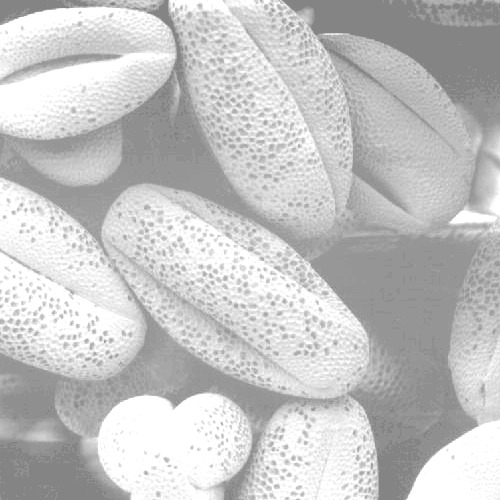
#> input picture lab3/test_images/1_1.tif, 500 x 500 px, given in place of 5_1.tif, which was not available
$ python lab3_5.py
#> lines starting #> are read from the running program, lines starting #| are printed output that depends on the picture; pictures that were not available may be replaced by others from this repository, and a replacement may not be noted
### lab3/func.py
import cv2 as cv
import numpy as np
import matplotlib.pyplot as plt


# common
def __pad_image(img, area_size):
    area_r = area_size // 2
    return np.pad(img, (area_r, area_r), 'constant',
                  constant_values=(0, 0))


def get_image(name):
#> called with name = '5_1'
    img = cv.imread('lab3/test_images/' + name + '.tif')[..., ::-1]
#> img is the input picture: shape (500, 500, 3); min 132, max 255, mean 196.4
    return cv.cvtColor(img, cv.COLOR_BGR2GRAY)

def __base_filter(img, area_size, filter):
#> called with area_size = 3
    result_img = np.zeros(img.shape)
    padded_img = __pad_image(img, area_size)
#> in __pad_image, `return np.pad(img, (area_r, area_r), 'constant', constant_values=(0, 0))`:
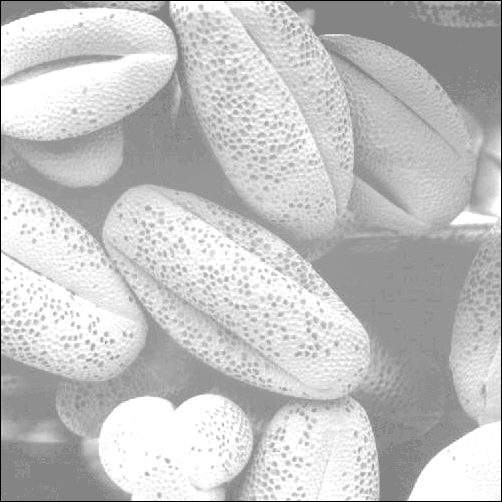
#> returned value: shape (502, 502); min 0, max 255, mean 194.8

    h, w = img.shape
#> h = 500; w = 500
    area_r = area_size // 2
    for coord, v in np.ndenumerate(padded_img[area_r:h + area_r, area_r:w + area_r]):
        i, j = coord
        area = padded_img[i:i + 2 * area_r + 1, j:j + 2 * area_r + 1]
        result_img[i][j] = filter(area)
#> this loop made 250000 passes
#> (coord, v, area) on passes 2 to 4: ((0, 1), 132, [[0, 0, 0], [132, 132, 132], [132, 132, 132]]), ((0, 2), 132, [[0, 0, 0], [132, 132, 132], [132, 132, 132]]), ((0, 3), 132, [[0, 0, 0], [132, 132, 132], [132, 132, 132]])
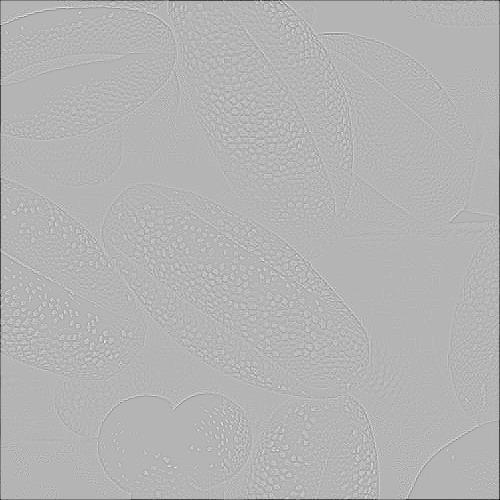
#> result_img: shape (500, 500) float64; min -421, max 173, mean -1.6; drawn with min black and max white
    return result_img


# 3.1
__brightness_levels = 256
ref = np.arange(__brightness_levels)


# [20 lines left out: functions count_p, histogram, equalize, not called in this run]


# 3.2
def __equalize_local(area):
    area_h, area_w = area.shape
    return equalize(area)[area_h][area_h]


def equalize_local(img, area_size):
    return __base_filter(img, area_size, __equalize_local)


# 3.3
# [16 lines left out: functions __flat_filter, __convulate, not called in this run]


def my_2dfilter(img, area_size):
    return __base_filter(img, area_size, __convulate)


# [9 lines left out: function threshold_filter, not called in this run]


# 3.4
def median_filter(img, area_size):
    median = lambda x: np.median(np.concatenate(x), axis=0)
    return __base_filter(img, area_size, median)


# 3.5
def __laplasian(area):
    __coeffs = [[0, 1, 0], [1, -4, 1], [0, 1, 0]]
    return np.sum(np.concatenate(area * __coeffs), axis=0)


def laplasian_filter_3x3(img):
    return __base_filter(img, 3, __laplasian)


def remove_back(img, filtered_img):
    return np.subtract(img, filtered_img)
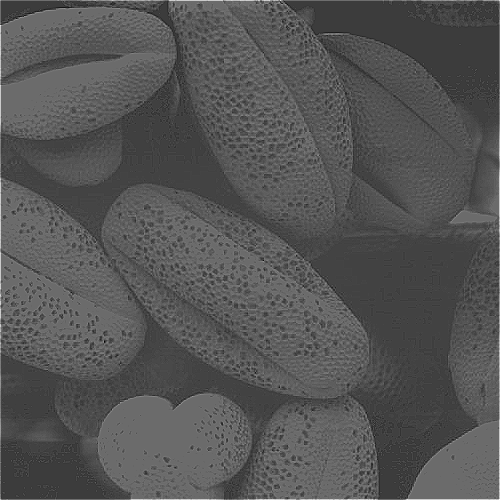
#> returned value: shape (500, 500) float64; min -27, max 645, mean 197.9; drawn with min black and max white

### lab3/lab3_5.py
import cv2 as cv
import numpy as np
import matplotlib.pyplot as plt

import func

img = func.get_image('5_1')

plt.subplot(1, 3, 1)
plt.imshow(img, cmap='gray', vmin=0, vmax=255)

filtered_img = func.laplasian_filter_3x3(img)
plt.subplot(1, 3, 2)
plt.imshow(filtered_img, cmap='gray', vmin=0, vmax=255)

filtered_img = func.remove_back(img, filtered_img)
plt.subplot(1, 3, 3)
plt.imshow(filtered_img, cmap='gray', vmin=0, vmax=255)

plt.show()
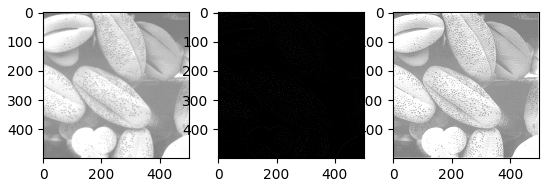
#> figure drawn by matplotlib, 3 panels

$ run again, on lab3/test_images/2_1.tif
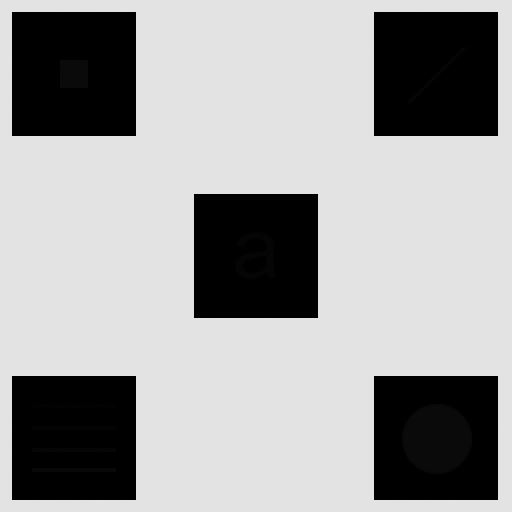
#> input picture lab3/test_images/2_1.tif, 512 x 512 px, given in place of 5_1.tif, which was not available
#> in get_image, img is the input picture: shape (512, 512, 3); min 0, max 228, mean 160.7
#> the loop in __base_filter, `for coord, v in np.ndenumerate(padded_img[area_r:h + area_r, area_r:w ..` made 262144 passes
#> (coord, v, area) on passes 2 to 4: ((0, 1), 227, [[0, 0, 0], [227, 227, 227], [227, 227, 227]]), ((0, 2), 227, [[0, 0, 0], [227, 227, 227], [227, 227, 227]]), ((0, 3), 227, [[0, 0, 0], [227, 227, 227], [227, 227, 227]])
#> after the loop in __base_filter, `for coord, v in np.ndenumerate(padded_img[area_r:h + area_r, area_r:w ..`:
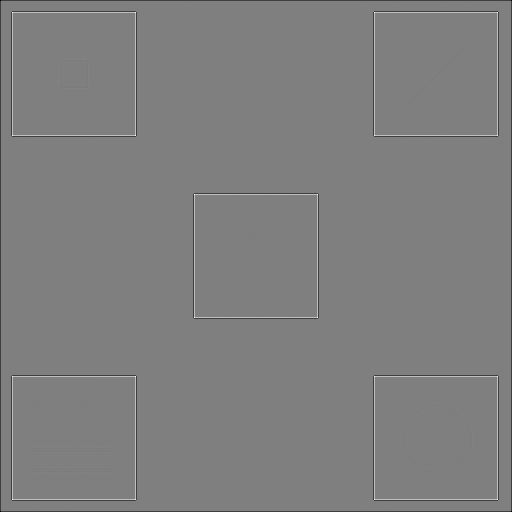
#> result_img: shape (512, 512) float64; min -454, max 455, mean -1.8; drawn with min black and max white
#> `plt.show()`:
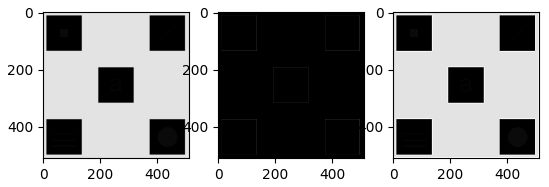
#> figure drawn by matplotlib, 3 panels

$ run again, on lab3/test_images/3_1.tif
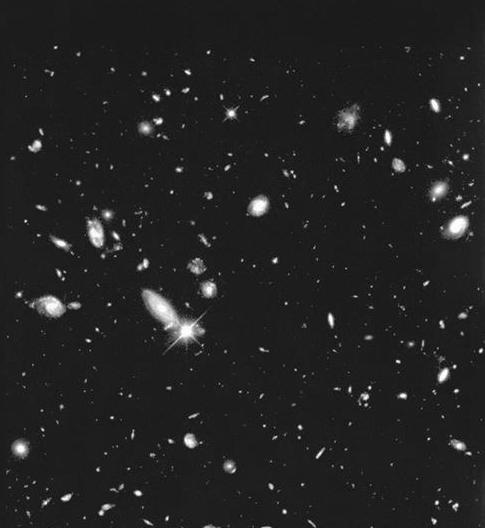
#> input picture lab3/test_images/3_1.tif, 485 x 528 px, given in place of 5_1.tif, which was not available
#> in get_image, img is the input picture: shape (528, 485, 3); min 0, max 255, mean 34.5
#> the loop in __base_filter, `for coord, v in np.ndenumerate(padded_img[area_r:h + area_r, area_r:w ..` made 256080 passes
#> (coord, v, area) on passes 2 to 4: ((0, 1), 29, [[0, 0, 0], [29, 29, 29], [29, 29, 29]]), ((0, 2), 29, [[0, 0, 0], [29, 29, 29], [29, 29, 29]]), ((0, 3), 29, [[0, 0, 0], [29, 29, 29], [29, 29, 29]])
#> after the loop in __base_filter, `for coord, v in np.ndenumerate(padded_img[area_r:h + area_r, area_r:w ..`:
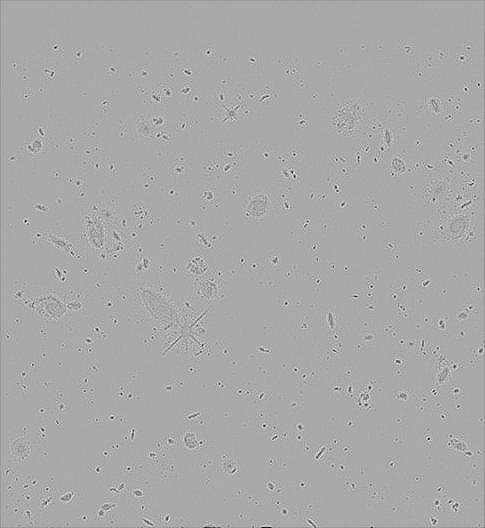
#> result_img: shape (528, 485) float64; min -333, max 169, mean -0.3; drawn with min black and max white
#> `plt.show()`:
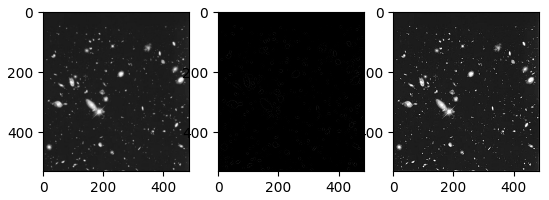
#> figure drawn by matplotlib, 3 panels

$ run again, on lab3/test_images/4_1.tif
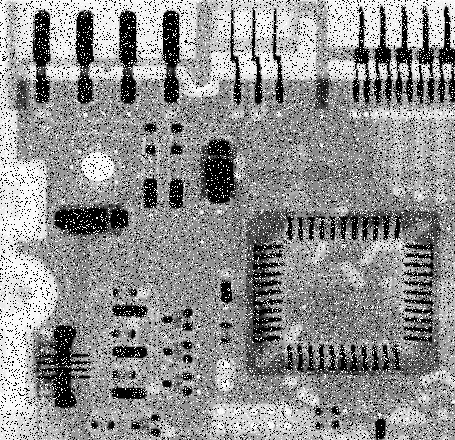
#> input picture lab3/test_images/4_1.tif, 455 x 440 px, given in place of 5_1.tif, which was not available
#> in get_image, img is the input picture: shape (440, 455, 3); min 0, max 255, mean 144.1
#> the loop in __base_filter, `for coord, v in np.ndenumerate(padded_img[area_r:h + area_r, area_r:w ..` made 200200 passes
#> (coord, v, area) on passes 2 to 4: ((0, 1), 0, [[0, 0, 0], [246, 0, 249], [247, 249, 250]]), ((0, 2), 249, [[0, 0, 0], [0, 249, 250], [249, 250, 250]]), ((0, 3), 250, [[0, 0, 0], [249, 250, 249], [250, 250, 246]])
#> after the loop in __base_filter, `for coord, v in np.ndenumerate(padded_img[area_r:h + area_r, area_r:w ..`:
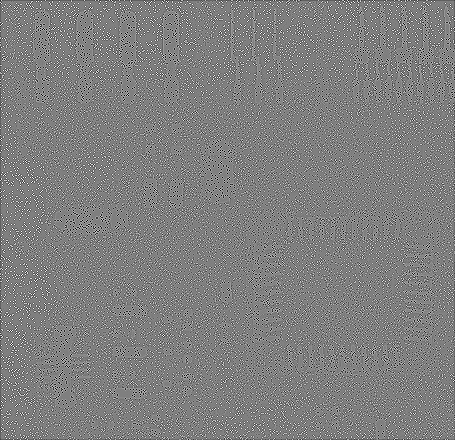
#> result_img: shape (440, 455) float64; min -1020, max 1020, mean -1.7; drawn with min black and max white
#> `plt.show()`:
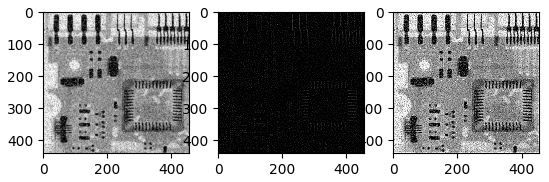
#> figure drawn by matplotlib, 3 panels
